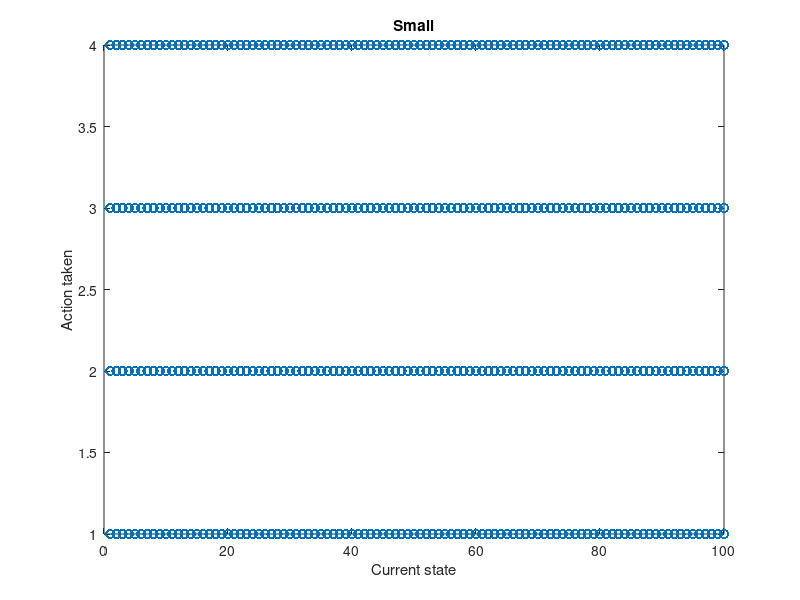
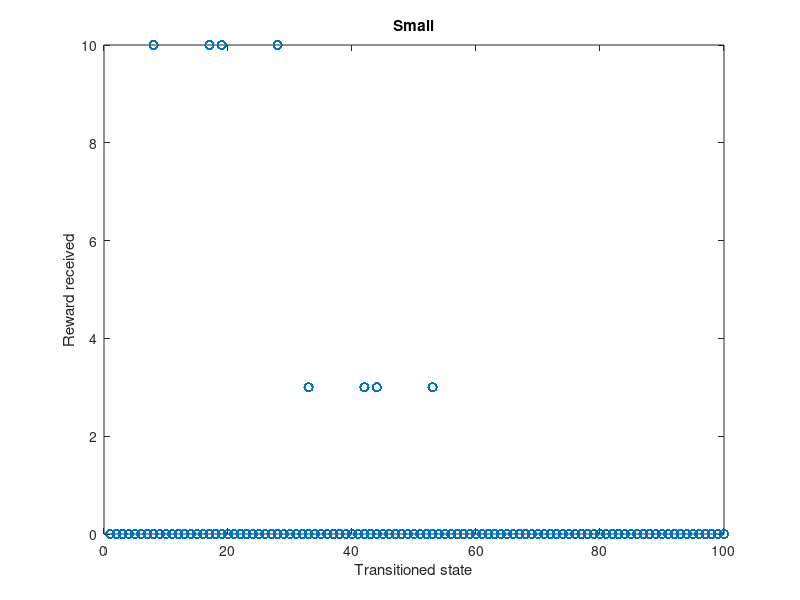
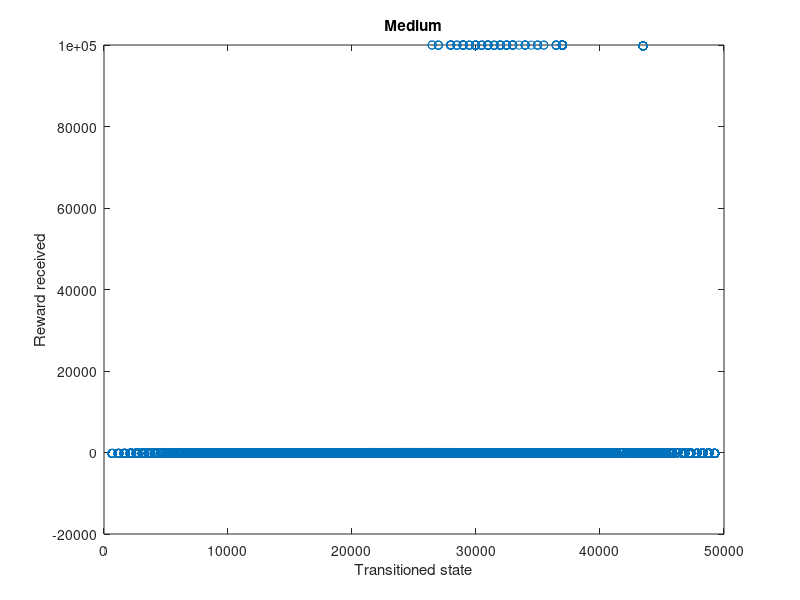
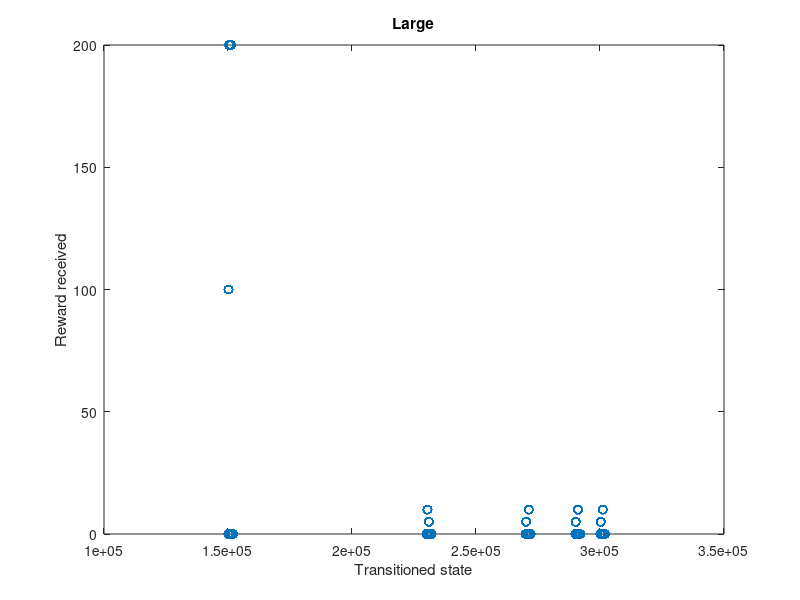

These figures' MATLAB source, in order:
%% AA 228 Project 2 
% Somrita Banerjee
clc
clear all
close all
small_data = csvread('small.csv',1,0);
medium_data = csvread('medium.csv',1,0);
large_data = csvread('large.csv',1,0);
figure
plot(small_data(:,1),small_data(:,2),'o')
title('Small')
xlabel('Current state');
ylabel('Action taken');
figure
plot(small_data(:,4),small_data(:,3),'o')
title('Small')
xlabel('Transitioned state');
ylabel('Reward received');

figure
plot(medium_data(:,4),medium_data(:,3),'o')
title('Medium')
xlabel('Transitioned state');
ylabel('Reward received');

s=large_data(:,1);
a=large_data(:,2);
r=large_data(:,3);
sp=large_data(:,4);
figure
plot(sp,r,'o')
title('Large')
xlabel('Transitioned state');
ylabel('Reward received');

unique_final_states=unique(sp);
% Only 500 unique final states!
unique_initial_states=unique(s);
% The same 500 unique initial states! 
dictionary=[(1:500)',unique_initial_states];
final_states_new_numbering=zeros(length(large_data),1);
initial_states_new_numbering=zeros(length(large_data),1);
for i=1:length(large_data)
    final_states_new_numbering(i) = find(unique_final_states==sp(i));
    initial_states_new_numbering(i) = find(unique_initial_states==s(i));
end
R=large_data(:,3);
figure
plot(final_states_new_numbering,R,'o')
title('Large')
xlabel('Transitioned state');
ylabel('Reward received');
ind_greater_than_20_reward=find(R>20);
statesWithG20RewardON=unique(sp(ind_greater_than_20_reward));
% [150211;150413;151203]
statesWithG20RewardNN=unique(final_states_new_numbering(ind_greater_than_20_reward));
% Only 16, 38, 63
rewardsG20= unique(R(ind_greater_than_20_reward));
% Only 100 (at 16) , 200 (at 38, 63)
figure
plot(final_states_new_numbering(ind_greater_than_20_reward),R(ind_greater_than_20_reward),'o')
title('Large - only if reward > 20')
xlabel('Transitioned state (new numbering)');
ylabel('Reward received');
ylim([0 210])
text(16+1,100,'sp=16, r=100')
text(38+1,200,'sp=38, r=200')
text(63-8,200-8,'sp=63, r=200')
figure
plot(sp(ind_greater_than_20_reward),R(ind_greater_than_20_reward),'o')
title('Large - only if reward > 20')
xlabel('Transitioned state');
ylabel('Reward received');
ylim([0 210])
text(150211+50,100,'sp=150211, r=100')
text(150413+50,200,'sp=150413, r=200')
text(151203-200,200-8,'sp=151203, r=200')

ind_greater_than_0_reward=find(R>0);
finalStatesWithG0RewardON=unique(sp(ind_greater_than_0_reward));
% 11 states [150211;150413;151203;230402;231014;270203;271310;290213;291112;300311;301103]
finalStatesWithG0RewardNN=unique(final_states_new_numbering(ind_greater_than_0_reward));
% Only [16;38;63;132;149;213;275;318;357;426;453]
rewardsG0= unique(R(ind_greater_than_0_reward));
% Only 5, 10, 100, 200
figure
plot(final_states_new_numbering(ind_greater_than_0_reward),R(ind_greater_than_0_reward),'o')
title('Large - only if reward > 0')
xlabel('Transitioned state (new numbering)');
ylabel('Reward received');
ylim([0 230])
text(16+10,100,'sp=16, r=100')
text(38-20,200+10,'sp=38, r=200')
text(63,200-10,'sp=63, r=200')
figure
plot(initial_states_new_numbering(ind_greater_than_0_reward),R(ind_greater_than_0_reward),'o')
title('Large - only if reward > 0')
xlabel('Initial state (new numbering)');
ylabel('Reward received');
ylim([0 230])

% figure 
% plot(s,a,sp)
figure
plot(s,sp,'o')
title('Large')
ylabel('Transitioned state s''');
xlabel('Current state s');
figure
plot(initial_states_new_numbering,final_states_new_numbering,'o')
title('Large')
ylabel('Transitioned state s'' (new numbering)');
xlabel('Current state s (new numbering)');

figure
for actionIdx=1:9
    indices=find(a==actionIdx);
    subplot(3,3,actionIdx); 
    plot(initial_states_new_numbering(indices),final_states_new_numbering(indices),'o');
    title(['action = ',num2str(actionIdx)]);
    ylabel('s''');
    xlabel('s');
    xlim([0 550]);
    ylim([0 550]);
end

% Policy:
% For the 312020 - 500 states, just set action to any one of 5-9 doesn't
% matter. Let's just say we set all of them to 9. 
% for the 500 that we do see, 
% (s,9) for all s not in unique_final_states
% If we're in the states with 200 reward, stay there! Set action to 1.
% (150413,1)
% (151203,1)
% At 150211, reward is 100. 